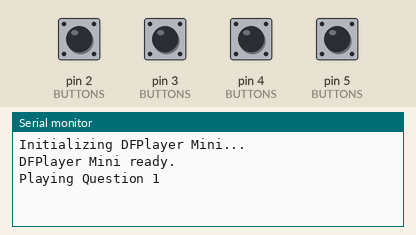
This sketch was run on a simulated Arduino Uno, built with avr-gcc and run on an emulated ATmega328P. On the bench: the last lines printed to the serial monitor. The test bench sets the inputs (shaded band); at power-on: pin 2 (BUTTONS), pin 3 (BUTTONS), pin 4 (BUTTONS), pin 5 (BUTTONS) HIGH. The audio player accepts every command and is not drawn.

Above: at 3.7 s.
3.8 s: pin 4 (BUTTONS) pulled LOW for 0.15 s
At 4.1 s:
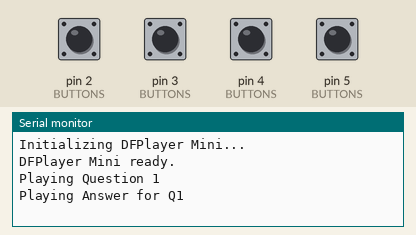
5.4 s: pin 5 (BUTTONS) pulled LOW for 0.15 s
At 5.8 s:
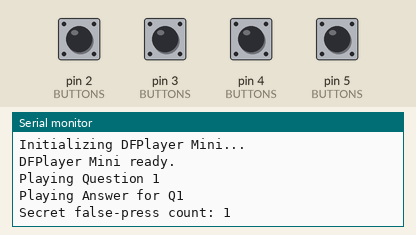

The sketch:

desDF.ino
```cpp
#include "SoftwareSerial.h"
#include "DFRobotDFPlayerMini.h"

// ---------------- Hardware pins ----------------
const int prevButton  = 2;
const int nextButton  = 3;
const int trueButton  = 4;
const int falseButton = 5;

SoftwareSerial mySoftwareSerial(10, 11);  // RX, TX for DFPlayer
DFRobotDFPlayerMini myDFPlayer;

// ---------------- Playback / questions ----------------
int currentQuestion = 1;
const int totalQuestions = 10;

// ---------------- Secret code settings ----------------
// Secret = 4 consecutive presses of the FALSE button
const int secretButton = falseButton;
const int secretCountRequired = 4;
int secretCount = 0;
unsigned long lastSecretPressTime = 0;
const unsigned long maxGap = 700; // ms allowed between the consecutive presses

// secret playback tracking
bool secretPlaying = false;
unsigned long secretStart = 0;
int secretTrack = 1;                 // track index within folder 04
const int totalSecretTracks = 5;     // adjust this to number of files in folder 04

// pause state inside secret
bool secretPaused = false;

// ---------------- Button polling / debounce ----------------
const int NUM_BUTTONS = 4;
const int BUTTONS[NUM_BUTTONS] = { prevButton, nextButton, trueButton, falseButton };
int prevState[NUM_BUTTONS];
unsigned long lastDebounceTime[NUM_BUTTONS];
const unsigned long debounceMs = 50; // debounce window ms

// ---------------- Setup ----------------
void setup() {
  for (int i = 0; i < NUM_BUTTONS; ++i) {
    pinMode(BUTTONS[i], INPUT_PULLUP);
    prevState[i] = digitalRead(BUTTONS[i]);
    lastDebounceTime[i] = 0;
  }

  mySoftwareSerial.begin(9600);
  Serial.begin(115200);

  Serial.println(F("Initializing DFPlayer Mini..."));
  if (!myDFPlayer.begin(mySoftwareSerial)) {
    Serial.println(F("Not initialized! Check DFPlayer connections and SD card."));
    while (true);
  }
  Serial.println(F("DFPlayer Mini ready."));
  myDFPlayer.volume(28);

  // start with first question
  playQuestion(currentQuestion);
}

// ---------------- Main loop ----------------
void loop() {
  pollButtons(false);
}

// ---------------- Poll buttons ----------------
void pollButtons(bool secretOnly) {
  for (int i = 0; i < NUM_BUTTONS; ++i) {
    int pin = BUTTONS[i];
    int reading = digitalRead(pin);

    if (reading != prevState[i]) {
      if (millis() - lastDebounceTime[i] > debounceMs) {
        if (reading == LOW) {
          if (secretOnly) {
            registerSecretPress(pin);
          } else {
            onButtonPress(pin);
          }
        }
        prevState[i] = reading;
        lastDebounceTime[i] = millis();
      }
    }
  }
}

// ---------------- When a button is pressed ----------------
void onButtonPress(int pin) {
  // always check secret activation first
  registerSecretPress(pin);

  if (secretPlaying) {
    handleSecretButtons(pin);
    return;
  }

  // Normal behavior
  if (pin == nextButton) {
    currentQuestion++;
    if (currentQuestion > totalQuestions) currentQuestion = 1;
    playQuestion(currentQuestion);
  }
  else if (pin == prevButton) {
    currentQuestion--;
    if (currentQuestion < 1) currentQuestion = totalQuestions;
    playQuestion(currentQuestion);
  }
  else if (pin == trueButton) {
    playAnswer(currentQuestion, false);  // incorrect
  }
  else if (pin == falseButton) {
    playAnswer(currentQuestion, true);   // correct
  }
}

// ---------------- Secret press registration ----------------
void registerSecretPress(int pin) {
  unsigned long now = millis();

  if (pin != secretButton) {
    secretCount = 0;
    lastSecretPressTime = 0;
    return;
  }

  if (lastSecretPressTime == 0 || (now - lastSecretPressTime) > maxGap) {
    secretCount = 0;
  }
  lastSecretPressTime = now;
  secretCount++;

  Serial.print(F("Secret false-press count: "));
  Serial.println(secretCount);

  if (secretCount >= secretCountRequired) {
    Serial.println(F("Secret code matched! Entering secret mode..."));
    myDFPlayer.stop();
    delay(500);
    secretTrack = 1;
    myDFPlayer.playFolder(4, secretTrack);
    secretPlaying = true;
    secretPaused = false;
    secretCount = 0;
  }
}

// ---------------- Handle buttons during secret mode ----------------
void handleSecretButtons(int pin) {
  if (pin == prevButton) {
    // Pause/resume
    if (secretPaused) {
      Serial.println(F("Secret resume"));
      myDFPlayer.start();
      secretPaused = false;
    } else {
      Serial.println(F("Secret pause"));
      myDFPlayer.pause();
      secretPaused = true;
    }
  }
  else if (pin == nextButton) {
    // Next track with wrap
    secretTrack++;
    if (secretTrack > totalSecretTracks) secretTrack = 1;
    Serial.print(F("Secret next track: "));
    Serial.println(secretTrack);
    myDFPlayer.playFolder(4, secretTrack);
    secretPaused = false;
  }
  else if (pin == trueButton) {
    // Exit secret mode
    Serial.println(F("Exiting secret mode..."));
    myDFPlayer.stop();
    secretPlaying = false;
    secretPaused = false;
    playQuestion(currentQuestion); // resume normal mode
  }
}

// ---------------- Wait helper ----------------
bool waitWithSecretCheck(unsigned long durationMs) {
  unsigned long start = millis();
  while (millis() - start < durationMs) {
    pollButtons(true);
    if (secretPlaying) return false;
    delay(20);
  }
  return true;
}

// ---------------- Play question/answer ----------------
void playQuestion(int qNum) {
  Serial.print(F("Playing Question "));
  Serial.println(qNum);

  myDFPlayer.playFolder(3, 1);
  if (!waitWithSecretCheck(2000)) return;

  myDFPlayer.playFolder(1, qNum);
}

void playAnswer(int qNum, bool isCorrect) {
  Serial.print(F("Playing Answer for Q"));
  Serial.println(qNum);

  if (isCorrect) {
    myDFPlayer.playFolder(3, 2);
    if (!waitWithSecretCheck(2500)) return;
  } else {
    myDFPlayer.playFolder(3, 3);
    if (!waitWithSecretCheck(4500)) return;
  }

  myDFPlayer.playFolder(2, qNum);
  if (!waitWithSecretCheck(9500)) return;
}
```

Measured:
- after the input at 3.8 s, the serial monitor: prints a new line at once (image 1)
- after the input at 5.4 s, the serial monitor: prints a new line at once (image 2)
